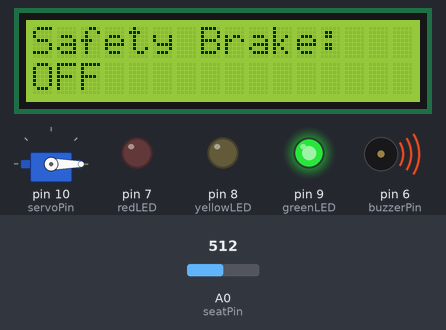
Simulated run of this sketch. Board: Arduino Uno, built with avr-gcc and run on an emulated ATmega328P. On the bench: servo, 16×2 character LCD, output pins drawn as LEDs (lit = HIGH), buzzer (waves = sounding). The test bench sets the inputs (shaded band); at power-on: A0 (seatPin) = 512. What the sketch prints to the serial monitor is not drawn.

Above: at 6.3 s.
6.4 s: A0 (seatPin) set to 63
7.9 s: A0 (seatPin) set to 56
At 9.3 s:
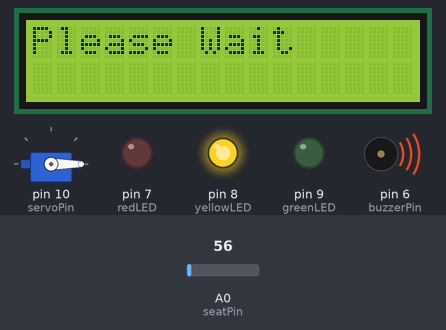
9.6 s: A0 (seatPin) set to 122
At 10.9 s:
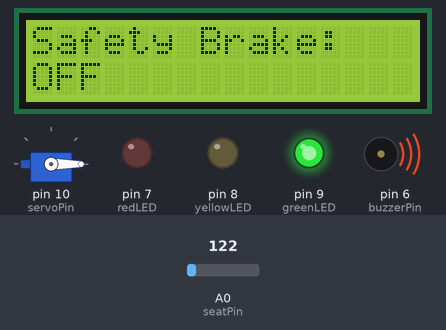
11.4 s: A0 (seatPin) set to 50
At 17.1 s:
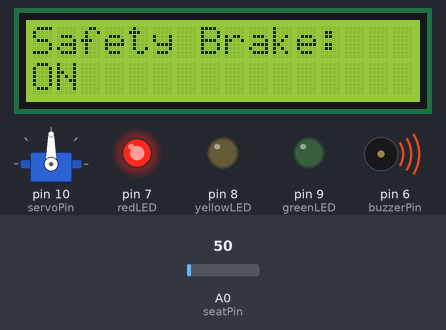
Timing chart, 0 to 18.0 s (numbered marks = the images above; inputs shaded):
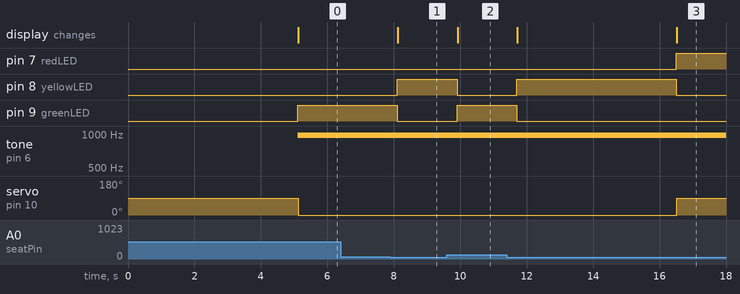

Measured:
- the behaviour switches between 60 and 59 on A0 (seatPin) (found by bisection; images 0 and 1)
- after the input at 6.4 s, every drawn part: stays the same
- after the input at 7.9 s, pin 8 (yellowLED): LOW → HIGH after 0.21 s; pin 9 (greenLED): HIGH → LOW after 0.21 s; the display: changes after 0.22 s (image 1)
- after the input at 9.6 s, pin 8 (yellowLED): HIGH → LOW after 0.31 s; pin 9 (greenLED): LOW → HIGH after 0.31 s; the display: changes after 0.32 s (image 2)
- after the input at 11.4 s, pin 7 (redLED): LOW → HIGH after 5.1 s; pin 8 (yellowLED): LOW → HIGH after 0.31 s, → LOW 4.8 s later; pin 9 (greenLED): HIGH → LOW after 0.31 s; servo on pin 10 (servoPin): 0° → 90° after 5.1 s; the display: first changes after 0.32 s (image 3 shows a later state)

The sketch:

THIS_WORKS.ino
```cpp
#include <Wire.h>
#include <LiquidCrystal_I2C.h>
#include <Servo.h>

// ---------------- USER HARDWARE ----------------
#define seatPin A0
#define redLED 7
#define yellowLED 8
#define greenLED 9
#define buzzerPin 6
#define calibrationPin 0

Servo brakeServo;
int servoPin = 10;

// I2C LCD
LiquidCrystal_I2C lcd(0x27, 16, 2);
// ------------------------------------------------

bool previousSeatState = true;
bool currentSeatState;

const unsigned short engageTime = 5000;
unsigned short sensorThreshold = 60;
unsigned long pressureCheckInterval = 200;

long previousCycleTime;
unsigned long seatTime;
unsigned long seatChangeStateTime;

// ---- BUZZER CONFIG ----
unsigned long buzzerCycleStart = 0;
const unsigned long buzzerOnTime = 2000;     // 2 sec ON
const unsigned long buzzerPeriod = 30000;    // 30 sec cycle
// -----------------------------------------------------------

bool checkSeat();

// =======================================================
void setup() {
  Serial.begin(9600);

  pinMode(seatPin, INPUT);
  pinMode(redLED, OUTPUT);
  pinMode(yellowLED, OUTPUT);
  pinMode(greenLED, OUTPUT);
  pinMode(buzzerPin, OUTPUT);
  pinMode(calibrationPin, INPUT_PULLUP);

  digitalWrite(greenLED, LOW);
  digitalWrite(yellowLED, LOW);
  digitalWrite(redLED, LOW);
  digitalWrite(buzzerPin, LOW);

  brakeServo.attach(servoPin);
  brakeServo.write(90);   // brake OFF

  // LCD initialization
  lcd.init();
  lcd.backlight();
  lcd.clear();

  // -------------------- STARTUP MESSAGE --------------------
  lcd.print("Tracto-Brake:");
  lcd.setCursor(0, 1);
  lcd.print("Stay Safe");
  delay(5000);
  lcd.clear();
  // ---------------------------------------------------------

  lcd.print("System Engaged");

  unsigned long startTime = millis();
  previousCycleTime = -1 * pressureCheckInterval;
  seatChangeStateTime = startTime;

  Serial.println("System Engaged");
}
// =======================================================

void loop() {
  long newCycleTime = millis();

  if ((newCycleTime - previousCycleTime) >= pressureCheckInterval) {

    currentSeatState = checkSeat();

    if (currentSeatState == previousSeatState) {
      seatTime = newCycleTime - seatChangeStateTime;

      // ------------------------------------------------------
      // ---------------- PERSON SITTING ----------------------
      // ------------------------------------------------------
      if (currentSeatState == true) {

        digitalWrite(greenLED, HIGH);
        digitalWrite(yellowLED, LOW);
        digitalWrite(redLED, LOW);
        analogWrite(buzzerPin, 100);   // buzzer OFF when sitting

        lcd.clear();
        lcd.print("Safety Brake:");
        lcd.setCursor(0, 1);
        lcd.print("OFF");

        brakeServo.write(0);

        if (digitalRead(calibrationPin) == LOW){
            sensorThreshold = analogRead(seatPin) * 0.9;
          }


      // ------------------------------------------------------
      // ------------ PERSON LEFT (CHECK TIME) ----------------
      // ------------------------------------------------------
      } else {

        // ---------------- BRAKE ENGAGE ----------------------
        if (seatTime >= engageTime) {

          digitalWrite(greenLED, LOW);
          digitalWrite(yellowLED, LOW);
          digitalWrite(redLED, HIGH);

          // --------------- BUZZER CYCLING --------------------
          unsigned long now = millis();
          unsigned long cyclePos = (now - buzzerCycleStart) % buzzerPeriod;

          if (cyclePos < buzzerOnTime) {
            analogWrite(buzzerPin, 100);    // ON for 2 seconds
          } else {
            digitalWrite(buzzerPin, LOW);     // OFF for the rest
          }
          // ----------------------------------------------------

          lcd.clear();
          lcd.print("Safety Brake:");
          lcd.setCursor(0, 1);
          lcd.print("ON");

          if (digitalRead(calibrationPin) == LOW){
            sensorThreshold = analogRead(seatPin) * 0.9;
          }

          brakeServo.write(90);


        // ---------------- WAITING (YELLOW LED) --------------
        } else {

          digitalWrite(greenLED, LOW);
          digitalWrite(yellowLED, HIGH);
          digitalWrite(redLED, LOW);

          digitalWrite(buzzerPin, LOW);   // buzzer OFF during waiting

          lcd.clear();
          lcd.print("Please Wait");
        }
      }

    } else {
      previousSeatState = currentSeatState;
      seatChangeStateTime = newCycleTime;
      seatTime = 0;
    }

    previousCycleTime = newCycleTime;
  }

  previousSeatState = currentSeatState;
}
// ====================================================


// ====================================================
// ------------------- SEAT CHECK ----------------------
// ====================================================
bool checkSeat() {
  int sensorValue = analogRead(seatPin);
  Serial.print("Sensor Value: ");
  Serial.println(sensorValue);

  if (sensorValue >= sensorThreshold) {
    Serial.println("Person Detected");
    return true;
  } else {
    Serial.println("Person NOT Detected");
    return false;
  }
}
```
